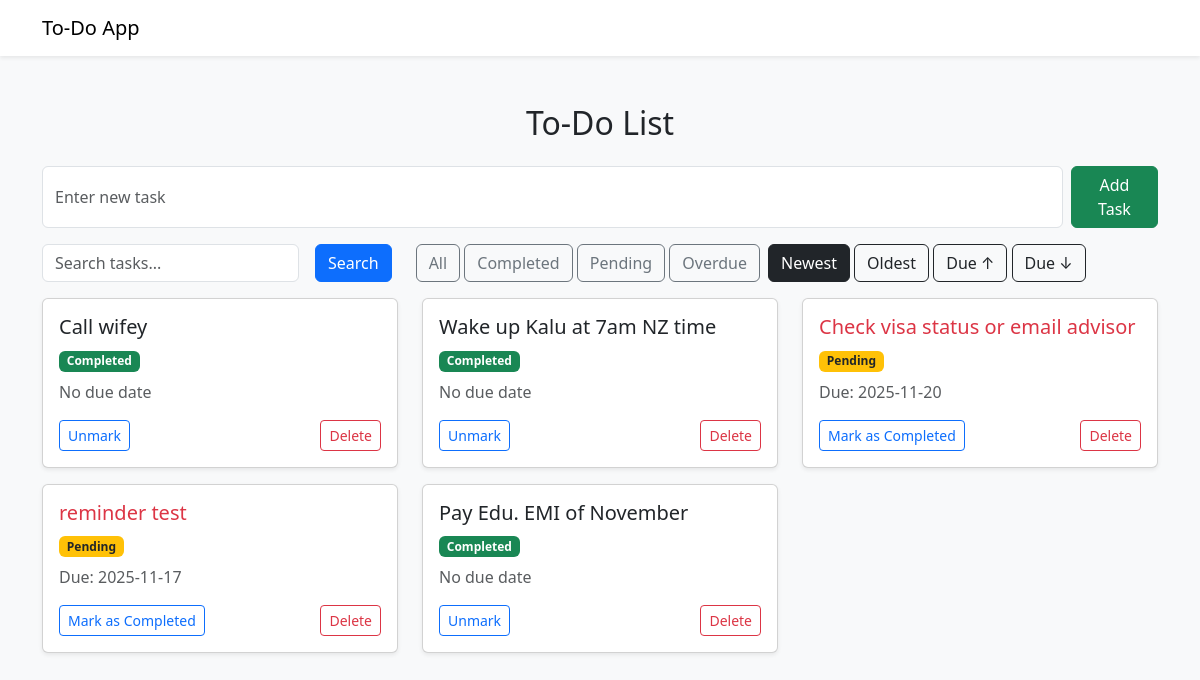
The app's page /, older data.
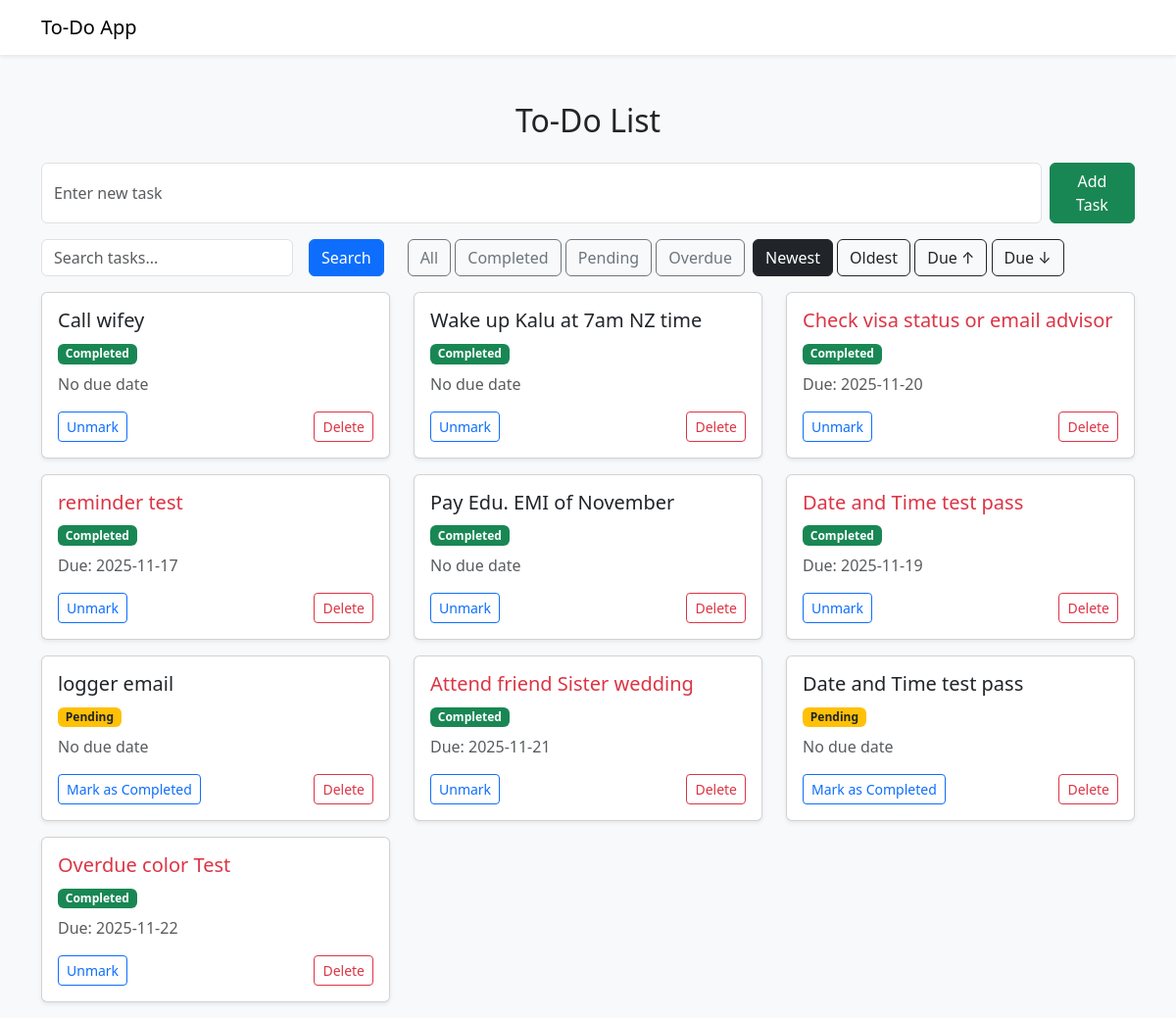
The same page, newer data.
### tables this page shows
CREATE TABLE tasks(
                id INTEGER PRIMARY KEY AUTOINCREMENT,
                title TEXT NOT NULL
        , completed INTEGER DEFAULT 0, due_date TEXT DEFAULT NULL, reminder_at TEXT DEFAULT NULL, reminder_sent TEXT DEFAULT 0);

### app.py (the view)
@app.route("/")
def index():
    sort = request.args.get("sort", "id_desc")
    filter_by = request.args.get("filter", "all")
    conn = get_db_connection()
    search = request.args.get("search", "").strip()
    query = "SELECT * FROM tasks WHERE 1=1"
    params = []
    if search:
        query += " AND title LIKE ?"
        params.append(f"%{search}%")
    if filter_by == "completed":
        query += " AND completed = 1"
    elif filter_by == "pending":
        query += " AND completed = 0"
    elif filter_by == "overdue":
        query += " AND due_date IS NOT NULL AND due_date < DATE('now') AND completed = 0"
    if sort == "id-asc":
        query += " ORDER BY due_date ASC"
    elif sort == "id-desc":
        query += " ORDER BY id DESC"
    elif sort == "due-asc":
        query += " ORDER BY due_date ASC"
    elif sort == "due-desc":
        query += " ORDER BY due_date ASC"
    row = conn.execute(query, params).fetchall()
    conn.close()
    tasks = []
    for r in row:
        due = r["due_date"]
        if due:
            try:
                due_date_obj = datetime.strptime(due, "%Y-%m-%d").date()
            except:
                due_date_obj = None
        else:
            due_date_obj = None
        tasks.append({
            "id": r["id"],
            "title": r["title"],
            "completed": r["completed"],
            "due_date": due_date_obj
        })
    return render_template(
    "index.html",
    tasks=tasks,
    sort=sort,
    filter_by=filter_by,
    current_date=date.today(),
    search=search
    )

### app.py (called while the page is built)
def get_db_connection():
    conn = sqlite3.connect("task.db")
    conn.row_factory = sqlite3.Row
    return conn

### templates/index.html
{% extends "base.html" %}
{% block content %}
<h2 class="text-center mb-4">To-Do List</h2>
 <form action="{{ url_for('add_task') }}" method="post" class="d-flex mb-3">
     <input type="text" name="task" placeholder="Enter new task" class="form-control me-2" required>
     <button type="submit" class=" btn btn-success">Add Task</button>
</form>
<div class="d-flex flex-wrap gap-2 align-items-center mb-3">
    <form method="GET" action="{{ url_for('index') }}" class="d-flex">
        <input type="text" name="search" class="form-control me-2" placeholder="Search tasks..." value="{{ request.args.get('search', '') }}">
        <button class="btn btn-primary ms-2">Search</button>
    </form>
    <div class="ms-3">
        <a class="btn btn-outline-secondary {% if fliter_by == 'all' %}active{% endif %}>"
            href="{{ url_for('index', sort=sort, filter='all', search=search) }}">All</a>
        <a class="btn btn-outline-secondary {% if fliter_by == 'completed' %}active{% endif %}>"
            href="{{ url_for('index', sort=sort, filter='completed', search=search) }}">Completed</a>
        <a class="btn btn-outline-secondary {% if fliter_by == 'pending' %}active{% endif %}>"
            href="{{ url_for('index', sort=sort, filter='pending', search=search) }}">Pending</a>
        <a class="btn btn-outline-secondary {% if fliter_by == 'overdue' %}active{% endif %}>"
            href="{{ url_for('index', sort=sort, filter='overdue', search=search) }}">Overdue</a>
    </div>
    <div>
        <a class="btn btn-outline-dark {% if sort == 'id_desc' %}active{% endif %}"
            href="{{ url_for('index', sort='id-desc', filter=fliter_by, search=search) }}">Newest</a>
        <a class="btn btn-outline-dark {% if sort == 'id_asc' %}active{% endif %}"
            href="{{ url_for('index', sort='id_asc', filter=fliter_by, search=search) }}">Oldest</a>
        <a class="btn btn-outline-dark {% if sort == 'due_asc' %}active{% endif %}"
            href="{{ url_for('index', sort='due_asc', filter=fliter_by, search=search) }}">Due ↑</a>
        <a class="btn btn-outline-dark {% if sort == 'due_desc' %}active{% endif %}"
            href="{{ url_for('index', sort='due_desc', filter=fliter_by, search=search) }}">Due ↓</a>
    </div>
</div>
 <div class="row">
    {% for task in tasks %}
    <div class="col-md-4 mb-3">
        <div class="card shadow-sm">
            <div class="card-body">
                <h5 class="card-title
                    {%if task['due_date'] and task['due_date'] < current_date %}
                        text-danger
                    {% endif %}
                 ">
                    {{ task['title'] }}
                </h5>
                {% if task['completed'] %}
                    <span class="badge bg-success">Completed</span>
                {% else %}
                    <span class="badge bg-warning text-dark">Pending</span>
                {% endif %}
                <p class="mt-2 mb-2 text-muted">
                    {% if task['due_date'] %}
                        Due: {{ task['due_date'].strftime('%Y-%m-%d') }}
                    {% else %}
                        No due date
                    {% endif %}
                </p>
                <div class="d-flex justify-content-between mt-3">
                    <a href="/toogle/{{ task['id'] }}" class="btn btn-sm btn-outline-primary">
                        {% if task['completed'] %}Unmark{% else %}Mark as Completed{% endif %}
                    </a>
                    <a href="/delete/{{ task['id'] }}"
                        onclick="return confirm('Delete this task?');"
                        class="btn btn-sm btn-outline-danger">
                        Delete
                    </a>
                </div>
            </div>
        </div>
    </div>
    {% else %}
    <li class="list-group-item">No tasks available. Add your First Task</li>
    {% endfor %}
 </div>
{% endblock %}

### templates/base.html (shortened to what this page needs)
<!DOCTYPE html>
<html lang="en">
    <head>
        <link href="https://cdn.jsdelivr.net/npm/bootstrap@5.3.0/dist/css/bootstrap.min.css" rel="stylesheet">
    </head>
    <body class="bg-light">
        <nav class="navbar navbar-light bg-white shadow-sm">
            <div class="container">
                <a class="navbar-brand" href="{{ url_for('index') }}">To-Do App</a>
            </div>
        </nav>
        <div class="container mt-5">
            {% block content %}{% endblock %}
        </div>
    </body>
</html>

Row changes from the older to the newer data that the page shows:
changed tasks "Check visa status or email advisor": completed "Pending Mark as Completed" → "Completed Unmark"
changed tasks "reminder test": completed "Pending Mark as Completed" → "Completed Unmark"
added tasks: title "Date and Time test pass", completed "Completed", due_date "2025-11-19"
added tasks: title "logger email", completed "Pending", shows "No due date"
added tasks: title "Attend friend Sister wedding", completed "Completed", due_date "2025-11-21"
added tasks: title "Date and Time test pass", completed "Pending", shows "No due date"
added tasks: title "Overdue color Test", completed "Completed", due_date "2025-11-22"
